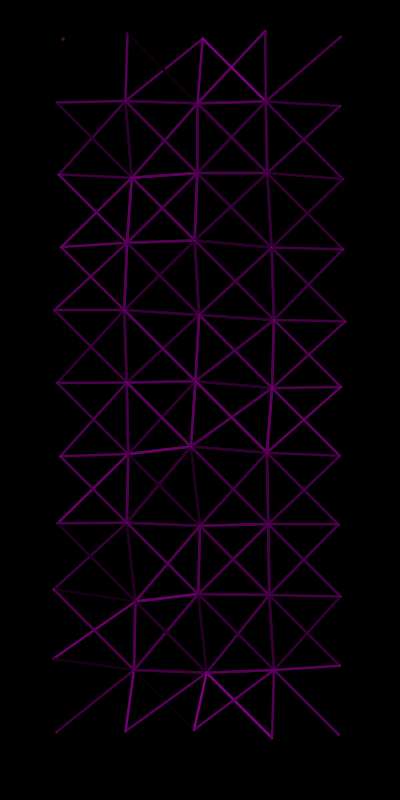
Frame 1 (no input)
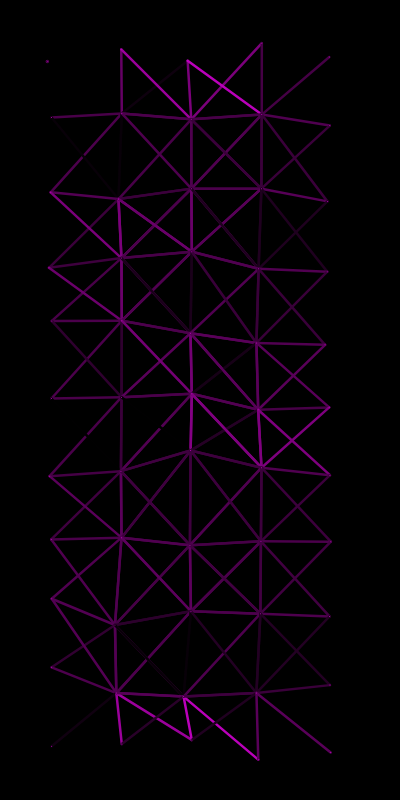
Frame 60 (no input)
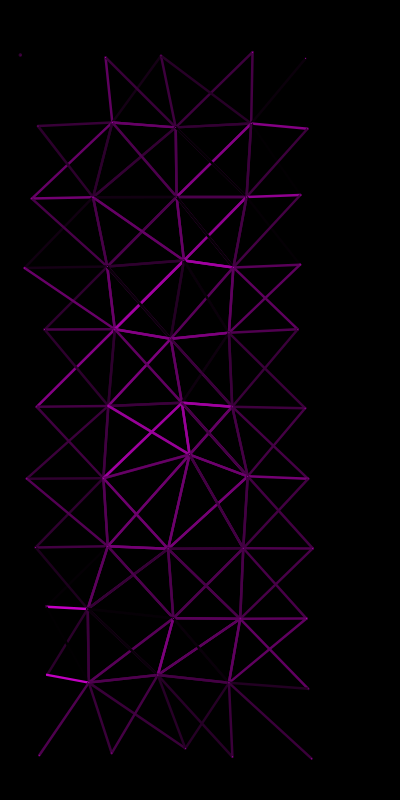
Frame 120 (the mouse pressed at the canvas centre since frame 60)

The p5.js sketch that drew these frames (run headless with seeded random() and noise() and a simulated clock; from frame 60 on, the mouse is pressed at the canvas centre):

// p5.js sketch
// ── sketch.js
console.log("OK")
let cellSize = 70;
//let p;
//let y0;
//let x0;
//let r = 50;
let t = 0;
let N_cols;
let N_rows;

function setup(){
    createCanvas(400, 800);
    //x0 = noise(1)* width;
    //y0 = noise(1)* height;
    //p = createVector(x0, y0);
    N_cols = floor(width / cellSize);
    N_rows = floor(height/ cellSize);
    cells = []
    for(let i= 0; i< N_rows * N_cols; i++){
        const col = (i % N_cols);
        const row = floor(i/ N_cols);
        cells.push(createVector(
            col* cellSize + noise(i)* cellSize,
            row* cellSize + noise(i)* cellSize
        ))
    }
}

function draw(){
    background(0);

    t = t + 0.03

   //p.x = x0 + r* cos(t)* noise(t);
    //p.y = y0 + r* sin(t)* noise(t);
 stroke("black");
    cells.forEach((p, i) => {
        const col = (i % N_cols);
        const row = floor(i/ N_cols);
        const px0 = (col * cellSize + noise(i)* cellSize)
        const py0 = (row* cellSize + noise(i)* cellSize)
        p.x = px0 
        +
        0.7* map(cos(t* noise(i)), -1, 1, -noise(i)* cellSize, cellSize- noise(i)* cellSize);
        p.y = py0 
        +
        0.7* map(sin(t* noise(i)), -1, 1, -noise(i)* cellSize, cellSize- noise(i)* cellSize);
    })

    for(let i= 1; i < N_cols - 1; i++)
        for(let j = 1; j < N_rows - 1; j++){
          const n1 = cells[(j - 1) * N_cols + (i - 1)]
          const n2 = cells[(j - 1) * N_cols + (i)]
          const n3 = cells[(j - 1) * N_cols + (i + 1)]
          
          const n4 = cells[(j) * N_cols + (i - 1)]
          const n6 = cells[(j) * N_cols + (i + 1)]
          const n7 = cells[(j + 1) * N_cols + (i - 1)]
          const n8 = cells[(j + 1) * N_cols + (i)]
          const n9 = cells[(j + 1) * N_cols + (i + 1)]

          const p = cells[j * N_cols + i]

          const neigh = [n1, n2, n3, n4, n6, n7, n8, n9]
          neigh.forEach(other => {
            let d = p.dist(other)
            if(d < cellSize * 1.25) {
                d = map(d, 0.4 * cellSize, 1.25 * cellSize, 255, 0)
                stroke(d, 0, d)
                strokeWeight(2.5)
            }
            line(p.x, p.y, other.x, other.y)
          })
          
        }

    //drawGrid()

    cells.forEach(p => {
        circle(p.x, p.y, 1) 
        fill(200, 0, 200);
        noStroke()
    })

    //circle(p.x, p.y, 20)
}


function drawGrid() {
stroke(255);
    for (let i=0; i < floor(width / cellSize); i++) {
        line(i * cellSize, 0, i * cellSize, height);
    }    
    for (let i= 0; i< floor(height/ cellSize); i++) {
        line(0, i* cellSize, width, i* cellSize);
    }
}
